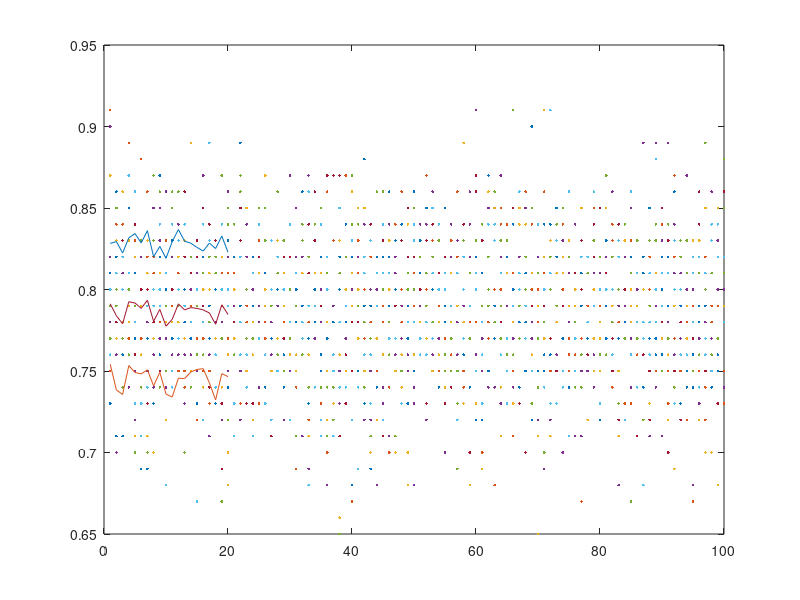

Write the MATLAB code that produced this figure.
M = 100; N = 20; K = 100;
A = zeros(M,N);
for n = 1:N
  k = K *n;
  for m = 1:M
    x = rand(K,1); y = rand(K,1);
    A(m,n) = sum(x.*x + y.*y <= 1) / K;
  end
end

mA = mean(A); % Mean of A
sdA = std(A); % Standard deviation of A

plot(A, '.'); hold on
plot((1:N), mA)
plot((1:N), mA + sdA)
plot((1:N), mA - sdA)
hold off
